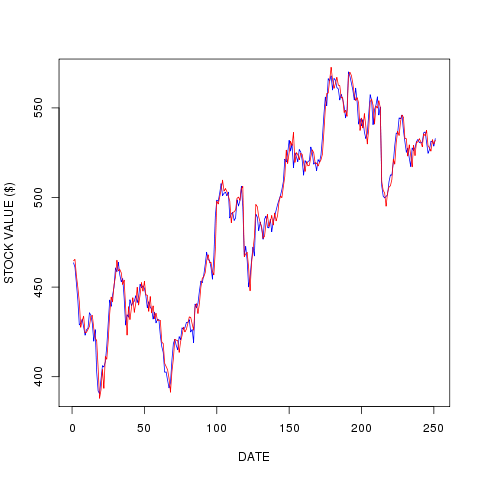

Write R code to recreate this figure.
library(ggplot2)

require(devEMF)
emf('aapl.emf')

aapl <- read.csv("http://www.google.com/finance/historical?q=NASDAQ:AAPL&authuser=0&output=csv ", sep=",", header=1)
aapl = aapl[nrow(aapl):1, ]

#print(aapl)
#print(aapl.google)
print(aapl[, 1])

#write.csv(aapl, file = "appl.csv")
#write.table(aapl, file = "appl.tab")

#axis = (1, lab = aapl[2])
#axis = (2, aapl[2])
#box()

# close value
#matplot(aapl[,1], aapl[,5], type = "l", col="red")
#plot(aapl[,5], type = "l", col="blue")
#plot(aapl[,1], aapl[,5], xlab = "TIME", ylab = "PRICE ($)", type = "l", col="blue")
#plot(aapl[,0], aapl[,5], xlab = "TIME", ylab = "PRICE ($)", type = "l", col="blue")
plot(aapl[,5], xlab = "DATE", ylab = "STOCK VALUE ($)", type = "l", col="blue")

# open value
lines(aapl[,2], type = "l", col="red")

#plot(aapl[c(1:40), 1], aapl[c(1:40),5], xlab = "TIME", ylab = "PRICE ($)", type = "l", col="blue")
#plot(aapl[c(1:40),5], xlab = "TIME", ylab = "PRICE ($)", type = "l", col="blue")
#plot(aapl[,1], aapl[,5], type = "l", col="blue")
#plot(aapl[,5], type = "l", col="red")
#plot(aapl[5], header = TRUE, col="blue")
#plot(aapl[2], aapl[3,6], header = TRUE)
#plot(aapl[2], aapl[3,6])

# simple example
#x <- c(1,3,6,9,12)
#y <- c(1.5,2,7,8,15)
#plot(x,y, pch=15, col="blue")

# Example 2. Draw a plot, set a bunch of parameters.
#plot(x,y, xlab="x axis", ylab="y axis", main="my plot", ylim=c(0,20), xlim=c(0,20), pch=15, col="blue")
# fit a line to the points
#myline.fit <- lm(y ~ x)

# get information about the fit
#summary(myline.fit)

# draw the fit line on the plot
#abline(myline.fit)

# add some more points to the graph
#x2 <- c(0.5, 3, 5, 8, 12)
#y2 <- c(0.8, 1, 2, 4, 6)

#points(x2, y2, pch=16, col="green")

# header = TRUE ignores the first line, check.names = FALSE allows '+' in 'C++'
#benchmark <- read.table("", header = TRUE, row.names = "vwnd", check.names = FALSE)

# 't()' is matrix tranposition, 'beside = TRUE' separates the benchmarks, 'heat' provides nice colors
#barplot(t(as.matrix(benchmark)), beside = TRUE, col = heat.colors(6))
#barplot(t(as.matrix(benchmark)), beside = TRUE, col = heat.colors(6), xlab = "DATE", ylab = "STOCK VALUE ($)")

# 'cex' stands for 'character expansion', 'bty' for 'box type' (we don't want borders)
#legend("topright", names(benchmark), cex = 0.9, bty = "n", fill = heat.colors(6))
